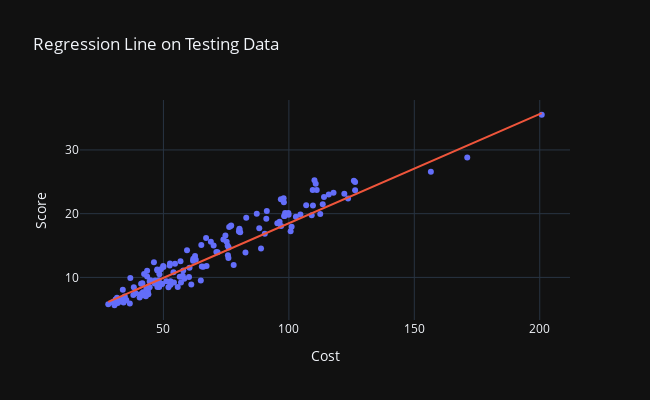

The notebook cell saved with this chart:
### Code cell
# Plot the fitted line on the testing data 
X_test_with_intercept = sm.add_constant(X_test)
y_pred = lr.predict(X_test_with_intercept)

fig = px.scatter(x=X_test, y=y_test, template="plotly_dark", height=400, width=650, title="Regression Line on Testing Data")
fig.add_traces(go.Scatter(x=X_test, y=y_pred,showlegend=False))
fig.update_layout(
    xaxis_title="Cost",
    yaxis_title="Score",
)

### Figure 1 — Plotly figure (JSON) as saved in the notebook; plotly's stock layout.template omitted (floating-point values rounded to 4 significant figures; data arrays with more than 128 entries replaced by an {"elided": "..."} marker saying what was removed)
{"data": [{"hovertemplate": "x=%{x}<br>y=%{y}<extra></extra>", "legendgroup": "", "marker": {"color": "#636efa", "symbol": "circle"}, "mode": "markers", "name": "", "orientation": "v", "showlegend": false, "type": "scatter", "x": {"elided": "152 float values"}, "xaxis": "x", "y": {"elided": "152 float values"}, "yaxis": "y"}, {"showlegend": false, "type": "scatter", "x": {"elided": "152 float values"}, "y": {"elided": "152 float values"}}], "layout": {"height": 400, "legend": {"tracegroupgap": 0}, "title": {"text": "Regression Line on Testing Data"}, "width": 650, "xaxis": {"anchor": "y", "domain": [0, 1], "title": {"text": "Cost"}}, "yaxis": {"anchor": "x", "domain": [0, 1], "title": {"text": "Score"}}}}
